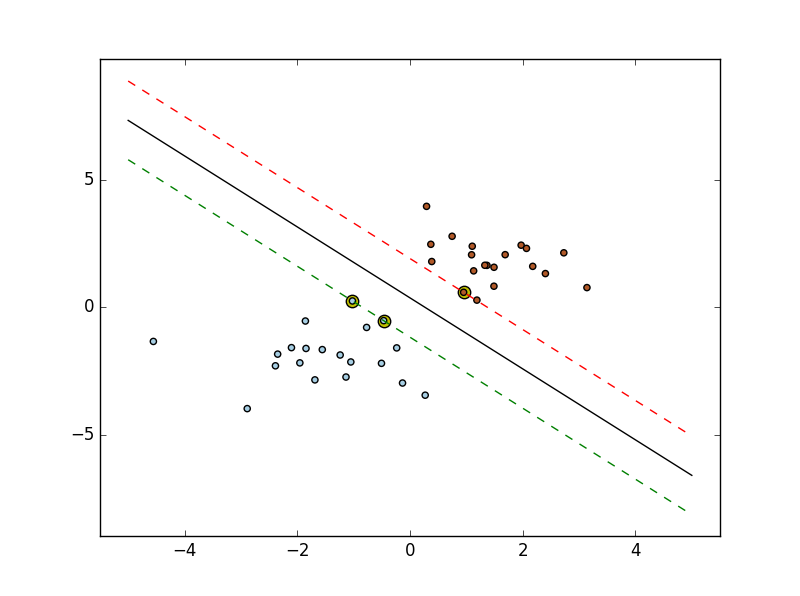

Here is the Python script that generated this plot:
print(__doc__)

import numpy as np
import pylab as pl
from sklearn import svm

np.random.seed(0)
X = np.r_[np.random.randn(40,2) - [2,2], np.random.randn(40,2) + [2,2]]
Y = [0] * 40 + [1] *40
# print(X)
# print(Y)

clf = svm.SVC(kernel='linear')
clf.fit(X, Y)

w = clf.coef_[0]
# print(w)

a = -w[0] / w[1]
xx = np.linspace(-5, 5)

yy = a * xx - (clf.intercept_[0]) / w[1]

print("clf.intercept_: ",clf.intercept_)

b = clf.support_vectors_[0]
yy_down = a * xx + (b[1] - a * b[0])
b = clf.support_vectors_[-1]
yy_up = a *xx + (b[1] - a * b[0])

print("w: ",w)
print("a: ",a)
print("support vectors: ",clf.support_vectors_)
print("clf.coef_: ",clf.coef_)


pl.plot(xx,yy,'k-')
pl.plot(xx,yy_down,'g--')
pl.plot(xx,yy_up,'r--')

pl.scatter(clf.support_vectors_[:,0],clf.support_vectors_[:,1],
           s=80,facecolors='y')
pl.scatter(X[:,0],X[:,1],c=Y,cmap=pl.cm.Paired)

pl.axis('tight')
pl.show()
